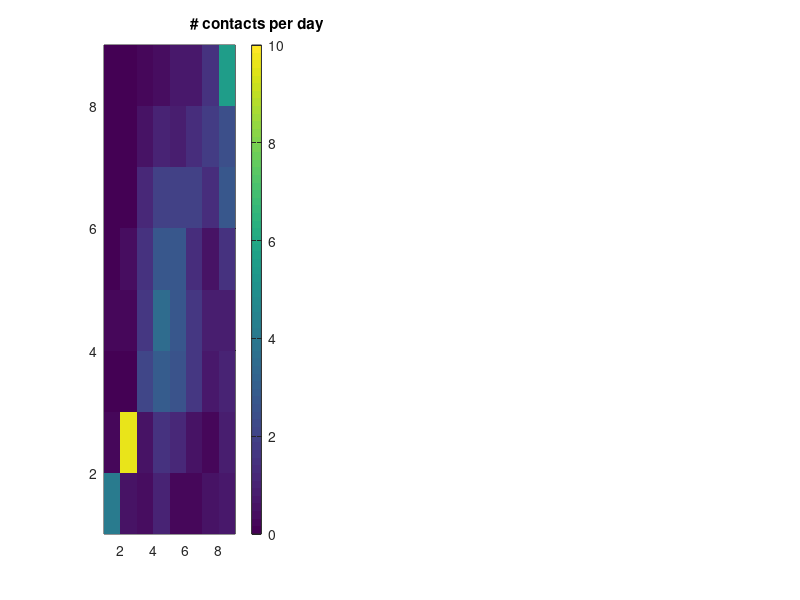

Here is the MATLAB script that generated this plot: (Note: this script raises an error after producing the figure.)
% function void = main_plt_agedep_data_update070121(void)

% code to plot age-dependent data:
% (A) contact matrix,
% (B) susceptibility/symptomaticity estimates,
% (C) Age distribution of Shanghai population

%% clear and load data
clear all; close all; clc;


%% want to save figure?
save_fig_ans = 0;
% 0: don't save
% 1: save

if save_fig_ans==1
    figure_name = 'FigS12_agedep_data_Shanghai_072121';
end

%% load age-dependent data
load('agedep_data_Shanghai_update071521.mat');
% age distribution of Shanghai (2016)
% age groups are
%  1     2      3      4      5      6      7      8
% 0-9, 10-19, 20-29, 30-39, 40-49, 50-59, 60-69, 70-79
age_group_numbers = data_Shanghai_Davies.age_group_numbers;
age_group_numbers_plus9 = [age_group_numbers;9];

susceptibility_infection= data_Shanghai_Davies.susc_infection;
probability_sympomatic= data_Shanghai_Davies.prob_symp;
contact_matrix = data_Shanghai_Davies.contact_matrix;

% age distribution as proportions
age_distribution = data_Shanghai_Davies.age_distribution/(sum(data_Shanghai_Davies.age_distribution));

f1=figure(1);
set(gcf,'Position',[1250 400 1250 350]);

%% contact matrix, Shanghai baseline estimates
figure(1); subplot(1,3,1);

% x variable: goes down the rows
% y variable: goes across columns
% in contact matrices (in which rows: participants, columns: their contact)
s1 = pcolor(age_group_numbers_plus9,age_group_numbers_plus9,contact_matrix); hold on;
%     axis([1 9 1 9])
set(s1, 'EdgeColor', 'none');
caxis(gca,[0,10]);
% shading interp
cb1 = colorbar;
set(get(cb1,'title'),'string','# contacts per day');
cb1.Limits = [0 10];

cv2 = [2 2 135]/255;
cv1 = [230 230 255]/255;
t = transpose(linspace(0, 1, 101));
for n=1:length(t)
    cmp_lint(n,:) = (1-(t(n))^(1/1.75))*cv1+(t(n)^(1/1.75))*cv2;
end

colormap(cmp_lint);
title('Baseline');
xlabel('Age group: particpant'); ylabel('Age group: contact');


%     xtickangle(90);
shift_ticks_Y = 1.5:(length(age_group_numbers)+0.5);
shift_ticks_X = 1.5:(length(age_group_numbers)+0.5);
f1=gca;
f1.LineWidth = 1;
f1.FontSize = 14;
f1.FontWeight = 'normal';
f1.FontName = 'Times';


f1.YTickLabel = {'0-9', '10-19', '20-29', '30-39', '40-49', '50-59', '60-69', '70+'};
f1.YTick = shift_ticks_Y;
f1.XTick = shift_ticks_X;

xticks(shift_ticks_X);
xtickangle(60);
f1.XTickLabel = {'0-9', '10-19', '20-29', '30-39', '40-49', '50-59', '60-69', '70+'};

txt = {'A'};
text(0.025,1.05,txt,'Units','normalized','FontSize',16,'FontWeight','bold');


%% susceptibility estimates by age (from Davies et al.)

prob_symp_age = probability_sympomatic;
results.prob_symp_age = prob_symp_age;

% prob_asymp_age = 1- prob_symp_age;
% reults.prob_asymp_age = prob_asymp_age;

prob_infection = susceptibility_infection;
results.prob_symp_age = prob_infection;


figure(1); subplot(1,3,2);
combine_prob_symp_infeciton = [prob_infection,prob_symp_age];

figure(1);
% bar(age_group_numbers, prob_symp_age); hold on;
% p = bar(age_group_numbers, combine_prob_symp_infeciton,'grouped'); hold on;
p(1) = plot(age_group_numbers, prob_symp_age,'.-','Color',[0.65 0.65 0.65],'LineWidth',1.5, 'MarkerSize',20); hold on;
p(2) = plot(age_group_numbers, prob_infection,'.--','Color',[0.65 0.65 0.65],'LineWidth',1.5, 'MarkerSize',20); hold on;
xlabel('Age group'); ylabel('Probability');
axis([0.5 8.5 0 1]);
f1=gca;
f1.LineWidth = 1;
f1.FontSize = 14;
f1.FontWeight = 'normal';
f1.FontName = 'Times';

% ticks_Y = age_group_numbers;
ticks_X = age_group_numbers;
f1.XTick = ticks_X ;
xticks(ticks_X );
xtickangle(60);
f1.XTickLabel = {'0-9', '10-19', '20-29', '30-39', '40-49', '50-59', '60-69', '70+'};


legend(p,{'Susceptibility to infection','Probability symptomatic infection'}, 'Location','SouthEast');
legend boxoff


txt = {'B'};
text(0.025,1.05,txt,'Units','normalized','FontSize',16,'FontWeight','bold');



%% population age distribution of Shanghai (2016)
figure(1); subplot(1,3,3);
% bar(age_group_numbers, prob_symp_age); hold on;
bar(age_group_numbers, age_distribution); hold on;
xlabel('Age group'); ylabel('Fraction of population');
axis([0 9 0 0.25]);
f1=gca;
f1.LineWidth = 1;
f1.FontSize = 14;
f1.FontWeight = 'normal';
f1.FontName = 'Times';

% {'0', '10', '20', '30', '40', '50', '60', '>70'};
xticks(age_group_numbers);
xtickangle(60);
% f2.XTickLabel = {'0','5', '10', '15', '20', '25', '30', '35', '40', '45', '50', '55','60', '65', '70','>75'};
f1.XTickLabel = {'0-9', '10-19', '20-29', '30-39', '40-49', '50-59', '60-69', '70+'};


txt = {'C'};
text(0.025,1.05,txt,'Units','normalized','FontSize',16,'FontWeight','bold');


%% save figure
if save_fig_ans==1
    
    folder_location = '../../Figures_ms_all/supp/';
    saveas(f1,strcat(folder_location,figure_name),'epsc');
    
    fprintf('Figure saved:\n'); % want to be close to 25 days in
    fprintf(strcat(figure_name,'\n\n'));
    
    fprintf('Location:\n'); % want to be close to 25 days in
    fprintf(strcat(folder_location,'\n\n'));
    
end

if 0
    %% also plot original contact matrix - Shanghai baseline
    
    % pad with zeros
    contact_matrix_original = zeros(15,15);
    contact_matrix_original(1:14,1:14)=data_Shanghai_Davies.contact_matrix_original;
    
    figure(2);
    % x variable: goes down the rows
    % y variable: goes across columns
    % in contact matrices (in which rows: participants, columns: their contact)
    s2 = pcolor(transpose(1:15),transpose(1:15),contact_matrix_original); hold on;
    %     axis([1 9 1 9])
    set(s2, 'EdgeColor', 'none');
    caxis(gca,[0,5]);
    % shading interp
    cb1 = colorbar;
    set(get(cb1,'title'),'string','# contacts per day');
    cb1.Limits = [0 4];
    
    cv2 = [2 2 135]/255;
    cv1 = [230 230 255]/255;
    t = transpose(linspace(0, 1, 101));
    for n=1:length(t)
        cmp_lint(n,:) = (1-(t(n))^(1/1.75))*cv1+(t(n)^(1/1.75))*cv2;
    end
    
    colormap(cmp_lint);
    % title('Baseline');
    xlabel('Age group: particpant'); ylabel('Age group: contact');
    
    
    %     xtickangle(90);
    shift_ticks_Y = 1.5:14.5;
    shift_ticks_X = 1.5:14.5;
    f2=gca;
    f2.LineWidth = 1;
    f2.FontSize = 14;
    f2.FontWeight = 'normal';
    f2.FontName = 'Times';
    
    
    f2.YTickLabel = {'0-4', '5-9', '10-14', '15-19', '20-24',...
        '25-29', '30-34','35-39', '40-44',...
        '45-49', '50-54', '55-59', '60-64', '65+'};
    f2.YTick = shift_ticks_Y;
    f2.XTick = shift_ticks_X;
    
    xticks(shift_ticks_X);
    xtickangle(60);
    f2.YTickLabel = {'0-4', '5-9', '10-14', '15-19', '20-24',...
        '25-29', '30-34','35-39', '40-44',...
        '45-49', '50-54', '55-59', '60-64', '65+'};
    
end